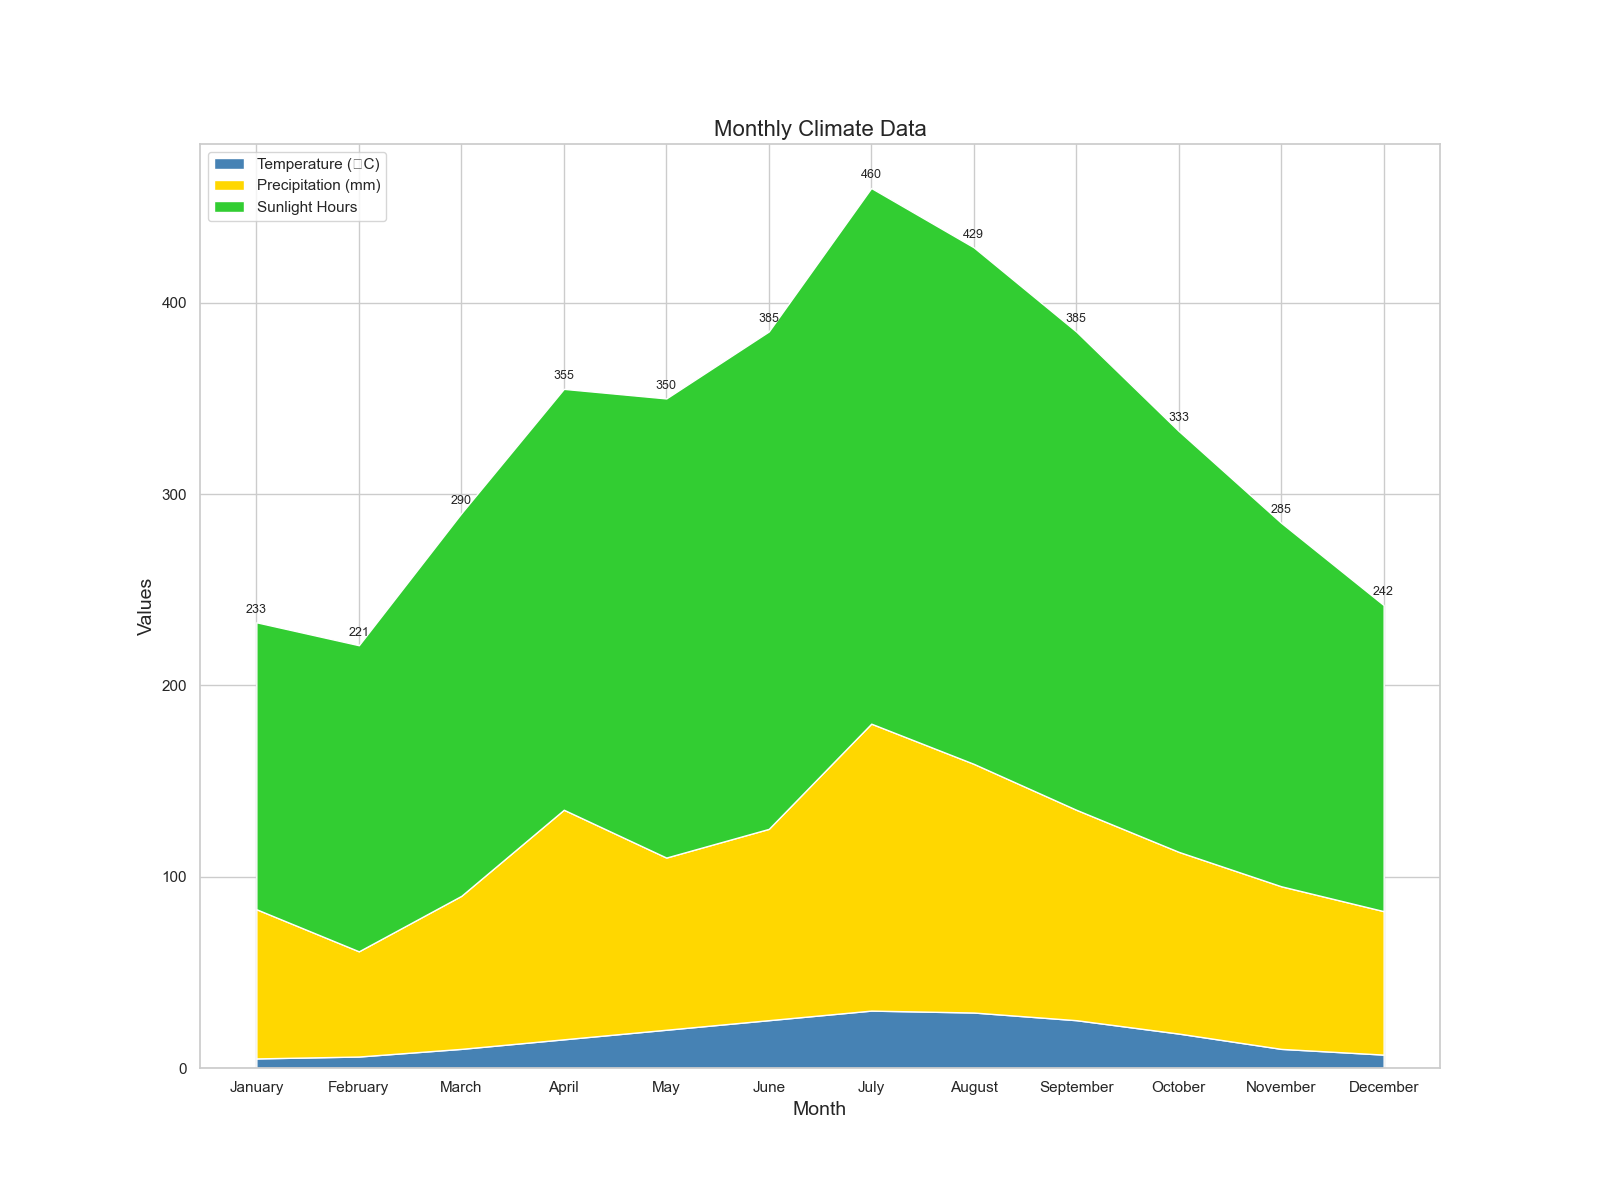

Write Python code to recreate this figure.

import seaborn as sns
import pandas as pd
import matplotlib.pyplot as plt

# Define the data
data = {
    "Month": ["January", "February", "March", "April", "May", "June", 
              "July", "August", "September", "October", "November", "December"],
    "Temperature (°C)": [5, 6, 10, 15, 20, 25, 30, 29, 25, 18, 10, 7],
    "Precipitation (mm)": [78, 55, 80, 120, 90, 100, 150, 130, 110, 95, 85, 75],
    "Sunlight Hours": [150, 160, 200, 220, 240, 260, 280, 270, 250, 220, 190, 160]
}

# Create a DataFrame
df = pd.DataFrame(data)

# Set the index to 'Month'
df.set_index('Month', inplace=True)

# Plot the data
sns.set(style="whitegrid")
plt.figure(figsize=(16, 12))
plt.stackplot(df.index, df["Temperature (°C)"], df["Precipitation (mm)"], df["Sunlight Hours"], 
              colors=['#4682B4', '#FFD700', '#32CD32'], 
              labels=['Temperature (°C)', 'Precipitation (mm)', 'Sunlight Hours'])
plt.legend(loc='upper left')
plt.title('Monthly Climate Data', fontsize=16)
plt.xlabel('Month', fontsize=14)
plt.ylabel('Values', fontsize=14)

# Adding Annotations/Labels
for i, row in df.iterrows():
    plt.text(i, row.sum() + 5, str(row.sum()), fontsize=9, horizontalalignment='center')

plt.show()
